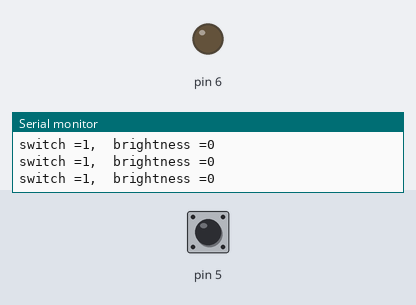
Simulated run of this sketch. Board: Arduino Uno, built with avr-gcc and run on an emulated ATmega328P. Shown: output pins drawn as LEDs (lit = HIGH), the last lines printed to the serial monitor. Dashed ring = blinking. The inputs (shaded band) are chosen by the test bench; at power-on: pin 5 LOW.

Above: at 1.2 s.
1.3 s: pin 5 driven HIGH
At 1.53 s:
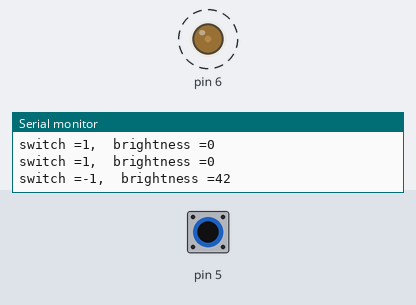
4.3 s: pin 5 driven LOW
At 4.7 s:
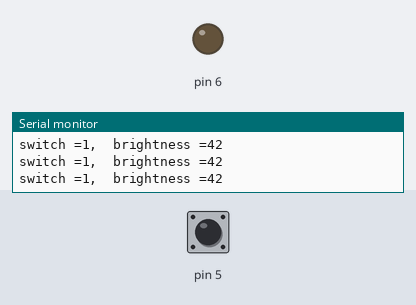
7.3 s: pin 5 pulsed HIGH 5 times (0.12 s each, 0.3 s apart)
At 9.18 s:
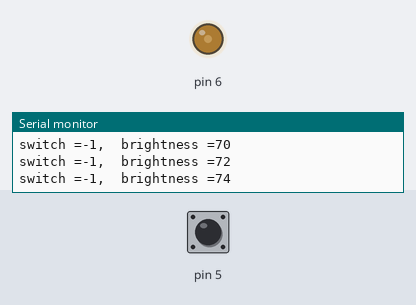
11.4 s: pin 5 pulsed HIGH 2 times (0.12 s each, 0.3 s apart)
Timing chart, 0 to 16.0 s (numbered marks = the images above; inputs shaded):
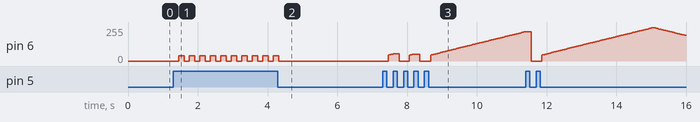

Measured:
- after the input at 1.3 s, pin 6: alternates 40/255 for 0.15 s and 0/255 for 0.15 s, starting after 0.16 s
- after the input at 4.3 s, pin 6: goes on until 4.3 s, then stays 0/255

The sketch:

_4_12b_switchstate_with_fade.ino
```cpp
int switchState =1;
int brightness = 0;
int fadeAmount=2;
int maxBrightness= 250;
int minBrightness= 40;


void setup(){
Serial.begin(9600);
pinMode(5,INPUT);
pinMode(6,OUTPUT);
}

void loop(){


if (digitalRead(5)==HIGH){
  switchState=-switchState;
  // this statement ensures that the switchState does not get
  // stuck below minBrighthness and there for in a loop
  if(switchState==-1){
  brightness=minBrightness;
}
  delay(150);
}


if(switchState==-1){
  analogWrite(6,brightness);
brightness= brightness + fadeAmount;
  if(brightness >maxBrightness){
    brightness= maxBrightness;
fadeAmount=-fadeAmount;
}
  if(brightness <minBrightness){
    brightness= minBrightness;
fadeAmount=-fadeAmount;
}
}


else{

analogWrite(6,0);
}


Serial.print( "switch =");
Serial.print( switchState);

Serial.print( ",  brightness =");
Serial.println( brightness);

}
```
